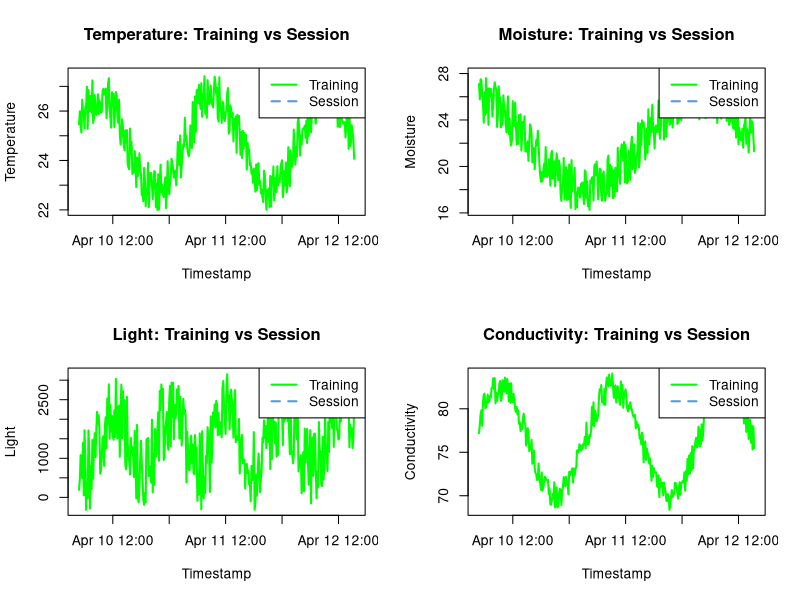
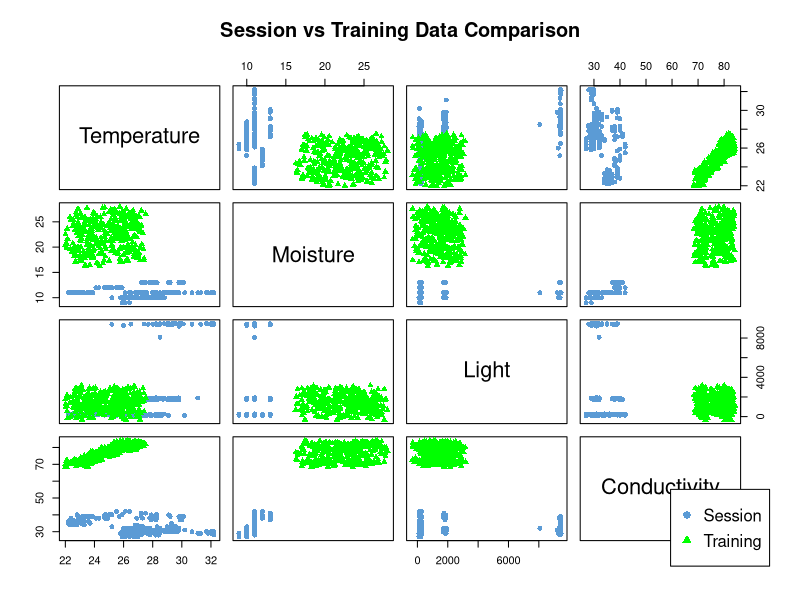
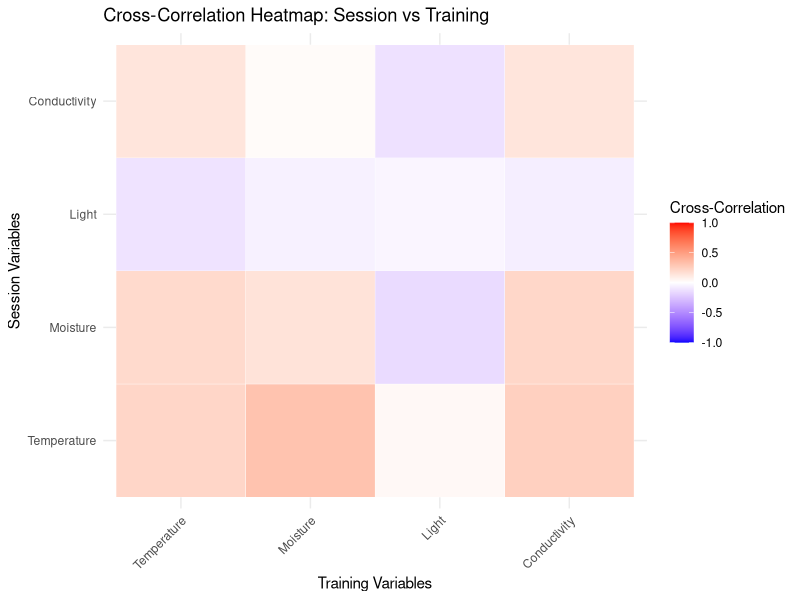
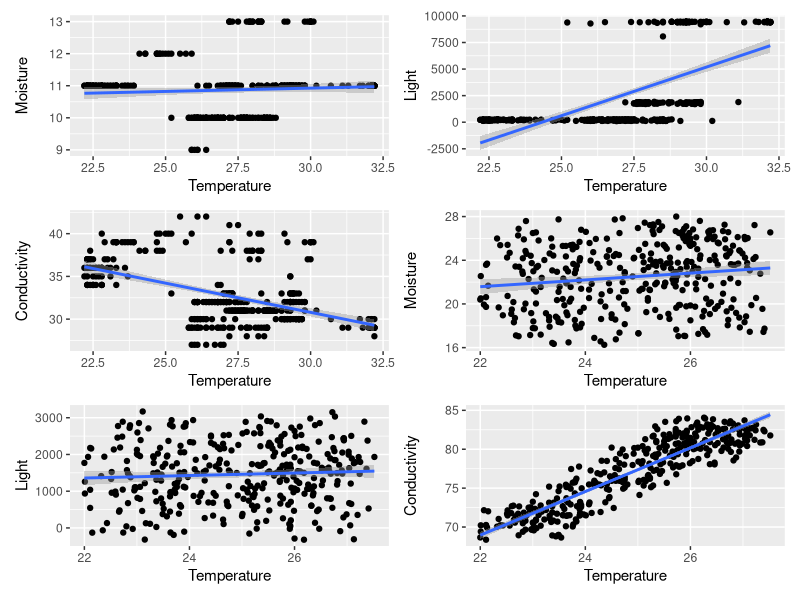
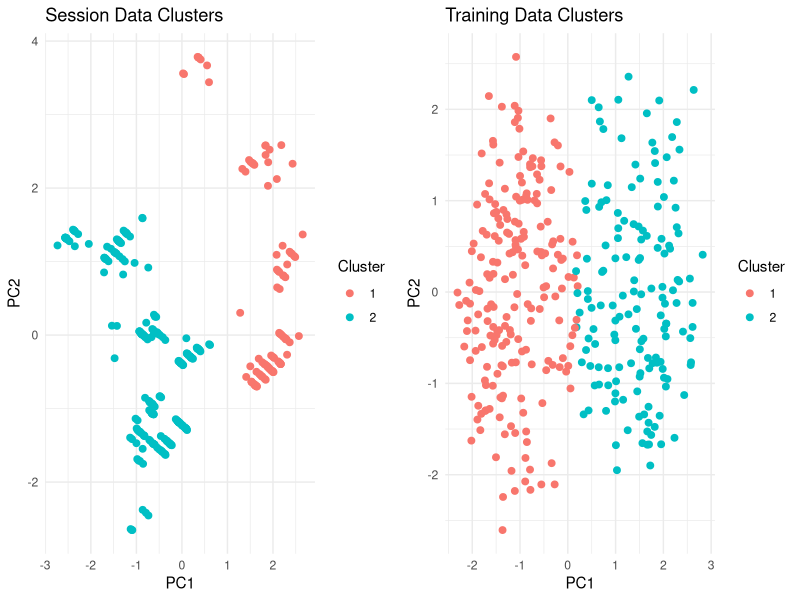
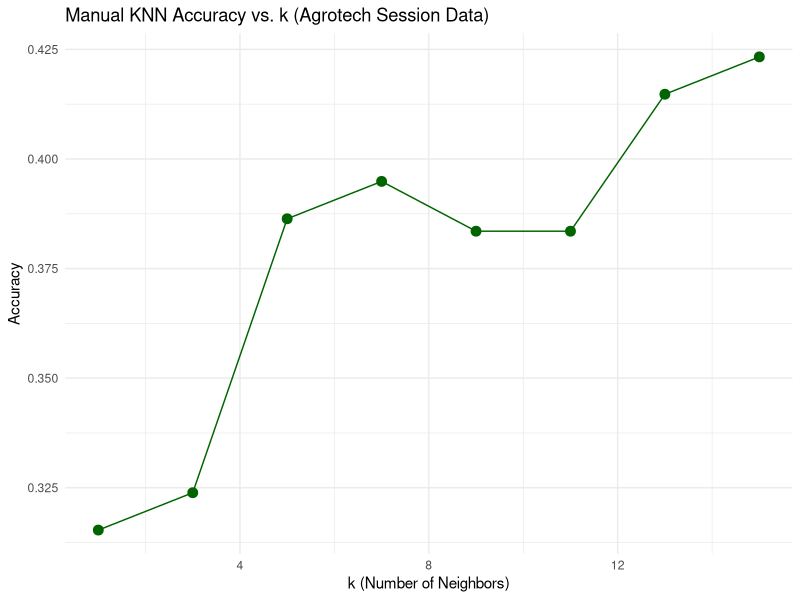
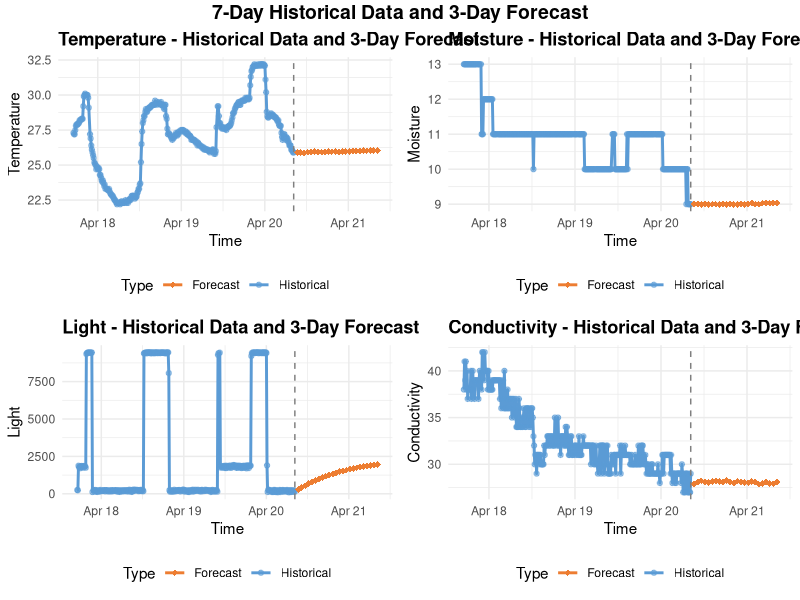
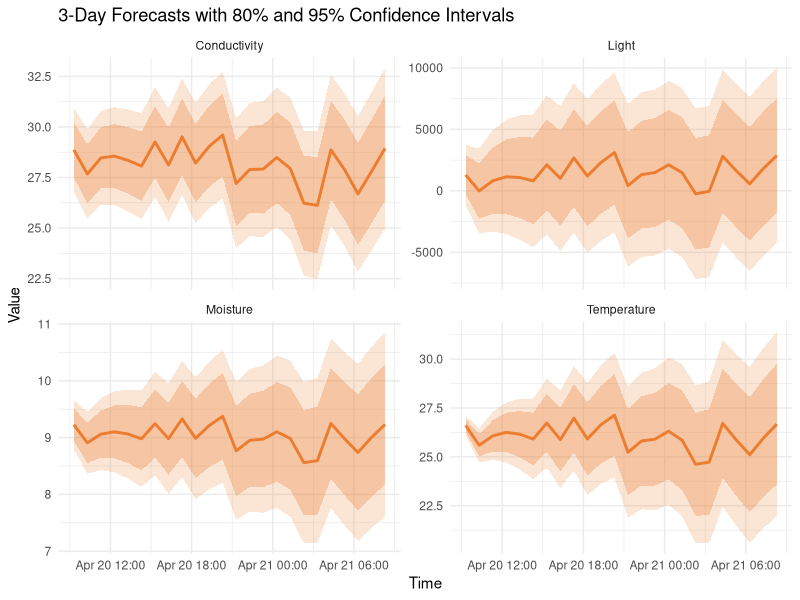

Write the R code that produced these figures, in order.
## ---- chunk 1
knitr::opts_chunk$set(echo = TRUE)
## ---- chunk 2
suppressPackageStartupMessages(library(dplyr))

# Load data
session_data <- read.csv("data/session-2025-04-20.csv")
training_data <- read.csv("data/ideal-training.csv")

# Resizing training data if needed
min_len <- min(nrow(training_data), nrow(session_data))
training_data <- training_data[1:min_len, ]
session_data  <- session_data[1:min_len, ]

# Convert timestamps (if needed for other use)
session_data$Timestamp <- as.POSIXct(session_data$Timestamp, format = "%Y-%m-%d %H:%M:%S")
training_data$Timestamp <- as.POSIXct(training_data$Timestamp, format = "%Y-%m-%d %H:%M:%S")


## ---- chunk 3
# Sort both datasets by time to ensure chronological order
training_data <- training_data[order(training_data$Timestamp), ]
session_data  <- session_data[order(session_data$Timestamp), ]

# Align by earliest common start date
start_date <- min(min(training_data$Timestamp), min(session_data$Timestamp))
training_data <- training_data[training_data$Timestamp >= start_date, ]
session_data  <- session_data[session_data$Timestamp >= start_date, ]

# Colors
train_col <- "green"
sess_col  <- "#5B9BD5"

# Plotting function
plot_overlay <- function(train_y, train_time, sess_y, sess_time, ylabel, title) {
  len <- min(length(train_y), length(sess_y))
  plot(train_time[1:len], train_y[1:len],
       type = "l", col = train_col, lwd = 2,
       xlab = "Timestamp", ylab = ylabel, main = title)
  lines(sess_time[1:len], sess_y[1:len], col = sess_col, lwd = 2, lty = 2)
  legend("topright", legend = c("Training", "Session"), col = c(train_col, sess_col),
         lty = c(1, 2), lwd = 2)
}

# Arrange plots
par(mfrow = c(2, 2))  # 2x2 grid

# Draw plots
plot_overlay(training_data$Temperature, training_data$Timestamp, 
             session_data$Temperature, session_data$Timestamp,
             ylabel = "Temperature", title = "Temperature: Training vs Session")

plot_overlay(training_data$Moisture, training_data$Timestamp, 
             session_data$Moisture, session_data$Timestamp,
             ylabel = "Moisture", title = "Moisture: Training vs Session")

plot_overlay(training_data$Light, training_data$Timestamp,
             session_data$Light, session_data$Timestamp,
             ylabel = "Light", title = "Light: Training vs Session")

plot_overlay(training_data$Conductivity, training_data$Timestamp,
             session_data$Conductivity, session_data$Timestamp,
             ylabel = "Conductivity", title = "Conductivity: Training vs Session")

# Reset layout
par(mfrow = c(1, 1))


## ---- chunk 4
# Step 1: Match lengths
min_len <- min(nrow(session_data), nrow(training_data))

session_mat <- as.matrix(session_data[1:min_len, c("Temperature", "Moisture", "Light", "Conductivity")])
training_mat <- as.matrix(training_data[1:min_len, c("Temperature", "Moisture", "Light", "Conductivity")])

# Step 2: Center the matrices (subtract column means)
session_centered <- scale(session_mat, center = TRUE, scale = FALSE)
training_centered <- scale(training_mat, center = TRUE, scale = FALSE)

# Step 3: Compute cross-covariance
cross_cov <- t(session_centered) %*% training_centered / (min_len - 1)
cat("CROSS-COVARIANCE MATRIX (Session vs Training)\n")
print(cross_cov)

# Step 4: Compute cross-correlation manually
# First compute std deviations
session_sd <- apply(session_centered, 2, sd)
training_sd <- apply(training_centered, 2, sd)

# Use outer product of std deviations to normalize
cross_cor <- cross_cov / outer(session_sd, training_sd)
cat("\nCROSS-CORRELATION MATRIX (Session vs Training)\n")
print(cross_cor)

## ---- chunk 5
# Create a panel function to show both session and training data on the same plot
panel.scatter <- function(x, y, ...) {
  points(x[source == "Session"], y[source == "Session"], 
         col = "#5B9BD5", pch = 16, ...)
  points(x[source == "Training"], y[source == "Training"], 
         col = "green", pch = 17, ...)
}

# Combine data for plotting
session_combined <- session_data[, c("Temperature", "Moisture", "Light", "Conductivity")]
session_combined$source <- "Session"
training_combined <- training_data[, c("Temperature", "Moisture", "Light", "Conductivity")]
training_combined$source <- "Training"

# Combine the datasets - take an equal number of rows from each to balance the visualization
min_rows <- min(nrow(session_combined), nrow(training_combined))
combined_data <- rbind(
  session_combined[1:min_rows,],
  training_combined[1:min_rows,]
)

# Convert to factors for plotting
combined_data$source <- as.factor(combined_data$source)

# Create comparative scatter plot matrix
pairs(combined_data[, c("Temperature", "Moisture", "Light", "Conductivity")],
      col = c("#5B9BD5", "green")[combined_data$source],
      pch = c(16, 17)[combined_data$source],
      main = "Session vs Training Data Comparison")

# Add legend
par(xpd = TRUE)
legend("bottomright", legend = c("Session", "Training"),
       col = c("#5B9BD5", "green"), pch = c(16, 17))

## ---- chunk 6
library(reshape2)
library(ggplot2)

# Set row and column names for clarity (optional but helpful)
rownames(cross_cor) <- colnames(session_mat)
colnames(cross_cor) <- colnames(training_mat)

# Melt into long format
cross_cor_long <- reshape2::melt(cross_cor)
names(cross_cor_long) <- c("Session_Variable", "Training_Variable", "CrossCorrelation")

ggplot(cross_cor_long, aes(x = Training_Variable, y = Session_Variable, fill = CrossCorrelation)) +
  geom_tile(color = "white") +
  scale_fill_gradient2(low = "blue", high = "red", mid = "white",
                       midpoint = 0, limit = c(-1, 1),
                       name = "Cross-Correlation") +
  theme_minimal() +
  theme(axis.text.x = element_text(angle = 45, vjust = 1, hjust = 1)) +
  labs(title = "Cross-Correlation Heatmap: Session vs Training",
       x = "Training Variables", y = "Session Variables")

## ---- chunk 7
library(data.table)
library(dplyr)

training_dt <- as.data.table(training_data)
session_dt <- as.data.table(session_data)
# head()
## ---- chunk 8

# Set keys for indexing
setkey(session_dt, `Temperature`, `Moisture`, `Light`, `Conductivity`)

# Turn important fields into their own data frames
temperature <- session_dt[["Temperature"]]
moisture <- session_dt[["Moisture"]]
light <- session_dt[["Light"]]
conductivity <- session_dt[["Conductivity"]]

temperature <- training_dt[["Temperature"]]
moisture <- training_dt[["Moisture"]]
light <- training_dt[["Light"]]
conductivity <- training_dt[["Conductivity"]]

# Convert to numeric
session_dt[, Temperature := as.numeric(as.character(Temperature))]
session_dt[, Moisture := as.numeric(as.character(Moisture))]
session_dt[, Light := as.numeric(as.character(Light))]
session_dt[, Conductivity := as.numeric(as.character(Conductivity))]

training_dt[, Temperature := as.numeric(as.character(Temperature))]
training_dt[, Moisture := as.numeric(as.character(Moisture))]
training_dt[, Light := as.numeric(as.character(Light))]
training_dt[, Conductivity := as.numeric(as.character(Conductivity))]


## ---- chunk 9
library(ggplot2)
library(patchwork)

# Session Data Plots
p1 <- ggplot(session_dt, aes(x = Temperature, y = Moisture)) + 
  geom_point() + 
  geom_smooth(method = "lm") + 
  labs(x = "Temperature", y = "Moisture")

p2 <- ggplot(session_dt, aes(x = Temperature, y = Light)) + 
  geom_point() + 
  geom_smooth(method = "lm") + 
  labs(x = "Temperature", y = "Light")

p3 <- ggplot(session_dt, aes(x = Temperature, y = Conductivity)) + 
  geom_point() + 
  geom_smooth(method = "lm") + 
  labs(x = "Temperature", y = "Conductivity")

# Training Data Plots
p4 <- ggplot(training_dt, aes(x = Temperature, y = Moisture)) + 
  geom_point() + 
  geom_smooth(method = "lm") + 
  labs(x = "Temperature", y = "Moisture")

p5 <- ggplot(training_dt, aes(x = Temperature, y = Light)) + 
  geom_point() + 
  geom_smooth(method = "lm") + 
  labs(x = "Temperature", y = "Light")

p6 <- ggplot(training_dt, aes(x = Temperature, y = Conductivity)) + 
  geom_point() + 
  geom_smooth(method = "lm") + 
  labs(x = "Temperature", y = "Conductivity")

# Combine into 3 rows × 2 columns
(p1 + p2 + p3 + p4 + p5 + p6) + 
  plot_layout(ncol = 2, nrow = 3)


## ---- chunk 10
# Simple (one-to-one) models
temp_model_simple <- lm(training_data$Temperature ~ session_data$Temperature)
moisture_model_simple <- lm(training_data$Moisture ~ session_data$Moisture)
light_model_simple <- lm(training_data$Light ~ session_data$Light)
conductivity_model_simple <- lm(training_data$Conductivity ~ session_data$Conductivity)

# Full (one-to-many) models
temp_model_full <- lm(training_data$Temperature ~ session_data$Temperature + session_data$Moisture + session_data$Light + session_data$Conductivity)
moisture_model_full <- lm(training_data$Moisture ~ session_data$Temperature + session_data$Moisture + session_data$Light + session_data$Conductivity)
light_model_full <- lm(training_data$Light ~ session_data$Temperature + session_data$Moisture + session_data$Light + session_data$Conductivity)
conductivity_model_full <- lm(training_data$Conductivity ~ session_data$Temperature + session_data$Moisture + session_data$Light + session_data$Conductivity)
# View summaries for your models
summary(moisture_model_simple)
# summary(temp_model_full)

#summary(temp_model_simple)
#summary(moisture_model_simple)
#summary(light_model_simple)
#summary(conductivity_model_simple)

#summary(temp_model_full)
#summary(moisture_model_full)
#summary(light_model_full)
#summary(conductivity_model_full)

## ---- chunk 11
set.seed(42)  # for reproducibility

# Select relevant features
features <- c("Temperature", "Moisture", "Light", "Conductivity")

# Scale both datasets so clustering is fair
session_scaled <- scale(session_data[, features])
training_scaled <- scale(training_data[, features])

# Decide on number of clusters (we'll use 2 for simplicity, but we can analyze more)
k <- 2
session_kmeans <- kmeans(session_scaled, centers = k)
training_kmeans <- kmeans(training_scaled, centers = k)

# Add cluster labels back to original data
session_data$Cluster <- factor(session_kmeans$cluster)
training_data$Cluster <- factor(training_kmeans$cluster)

# Summary: percentage of points in each cluster
session_cluster_percent <- prop.table(table(session_data$Cluster)) * 100
training_cluster_percent <- prop.table(table(training_data$Cluster)) * 100

cat("Session Cluster Distribution (%):\n")
print(session_cluster_percent)

cat("\nTraining Cluster Distribution (%):\n")
print(training_cluster_percent)

# Optional: Show cluster centers
cat("\nSession Cluster Centers (scaled):\n")
print(session_kmeans$centers)

cat("\nTraining Cluster Centers (scaled):\n")
print(training_kmeans$centers)

## ---- chunk 12
library(gridExtra)
library(ggplot2)

# Reduce to 2D using PCA
session_pca <- prcomp(session_scaled)
training_pca <- prcomp(training_scaled)

# Plot PCA results with clusters
session_df <- data.frame(session_pca$x[,1:2], Cluster = session_data$Cluster)
training_df <- data.frame(training_pca$x[,1:2], Cluster = training_data$Cluster)

# Plot side by side
library(gridExtra)

p1 <- ggplot(session_df, aes(x = PC1, y = PC2, color = Cluster)) +
  geom_point(size = 2) +
  theme_minimal() +
  ggtitle("Session Data Clusters")

p2 <- ggplot(training_df, aes(x = PC1, y = PC2, color = Cluster)) +
  geom_point(size = 2) +
  theme_minimal() +
  ggtitle("Training Data Clusters")

grid.arrange(p1, p2, ncol = 2)

## ---- chunk 13
# Select numeric features and the cluster label
features_train <- training_data[, c("Temperature", "Moisture", "Light", "Conductivity")]
labels_train <- as.factor(training_data$Cluster)

test_features <- session_data[, c("Temperature", "Moisture", "Light", "Conductivity")]
labels_test <- as.factor(session_data$Cluster)

## ---- chunk 14
# Normalize (scale) the features
features_train_scaled <- as.data.frame(scale(features_train))
test_features_scaled <- as.data.frame(scale(test_features))

## ---- chunk 15
train_features <- features_train_scaled
train_labels <- labels_train
## ---- chunk 16
# Make sure train and test sets have the same number of rows as their respective labels
min_train_rows <- min(nrow(train_features), length(train_labels))
min_test_rows <- min(nrow(test_features), length(labels_test))

# Trim all data to match
train_features <- train_features[1:min_train_rows, ]
train_labels <- train_labels[1:min_train_rows]
test_features <- test_features[1:min_test_rows, ]
labels_test <- labels_test[1:min_test_rows]

# Convert labels to factors after trimming
train_labels <- as.factor(train_labels)
labels_test <- as.factor(labels_test)
## ---- chunk 17
library(class)

# Training the KNN model
k_value <- 3  # You can experiment with different values of k
knn_model <- knn(train_features, test_features, train_labels, k = k_value)
# Evaluate the model
confusion_matrix <- table(Predicted = knn_model, Actual = labels_test)
accuracy <- sum(diag(confusion_matrix)) / sum(confusion_matrix)

cat("Accuracy on Session Data (Test Data):", accuracy)

## ---- chunk 18
# Inputs for manual model
train_data <- features_train_scaled
test_data <- test_features_scaled
train_labels <- as.numeric(labels_train)
test_labels <- as.numeric(labels_test)

## ---- chunk 19
euc_dis <- function(p1, p2) {
  sqrt(sum((p1 - p2)^2))
}

## ---- chunk 20
k_values <- seq(1, 15, 2)  # or however many k's you want

cat("Train samples:", nrow(train_data), "Label count:", length(train_labels), "\n")

accuracy_results <- c()

for (k in k_values) {
  predictions <- knn(train = train_data, test = test_data, cl = train_labels, k = k)
  acc <- mean(predictions == test_labels)
  accuracy_results <- c(accuracy_results, acc)
  cat("k =", k, ", Accuracy =", round(acc * 100, 2), "%\n")
}


## ---- chunk 21
accuracy_data <- data.frame(
  k_values = k_values,
  accuracy = accuracy_results,
  dataset = "Session/Training"
)

ggplot(accuracy_data, aes(x = k_values, y = accuracy)) +
  geom_line(color = "darkgreen") +
  geom_point(size = 3, color = "darkgreen") +
  labs(title = "Manual KNN Accuracy vs. k (Agrotech Session Data)",
       x = "k (Number of Neighbors)", y = "Accuracy") +
  theme_minimal()

## ---- chunk 22
# Load necessary libraries
suppressPackageStartupMessages(library(forecast))
suppressPackageStartupMessages(library(zoo))
suppressPackageStartupMessages(library(ggplot2))
suppressPackageStartupMessages(library(gridExtra))

# Let's make sure we have properly formatted time series data
# Convert session data to a time series object
session_ts <- data.frame(
  Timestamp = session_data$Timestamp,
  Temperature = session_data$Temperature,
  Moisture = session_data$Moisture,
  Light = session_data$Light,
  Conductivity = session_data$Conductivity
)

# Sort by timestamp to ensure chronological order
session_ts <- session_ts[order(session_ts$Timestamp), ]

# Check for any missing values
any_na <- any(is.na(session_ts))
if(any_na) {
  cat("Note: Missing values detected in time series data. Applying interpolation.\n")
  # Interpolate missing values if any
  for(col in c("Temperature", "Moisture", "Light", "Conductivity")) {
    session_ts[[col]] <- na.approx(session_ts[[col]], na.rm = FALSE)
  }
}

# Get the unique days in the data to understand frequency
unique_days <- as.Date(unique(as.Date(session_ts$Timestamp)))
cat("Number of unique days in dataset:", length(unique_days), "\n")
cat("Date range:", min(unique_days), "to", max(unique_days), "\n")

# Determine the frequency of observations per day
obs_per_day <- nrow(session_ts) / length(unique_days)
cat("Average observations per day:", round(obs_per_day, 2), "\n")

# Create separate time series objects for each variable
# Set frequency to capture daily patterns (if data is recorded more frequently)
# If we have multiple observations per day, this helps the model detect daily patterns
temp_ts <- ts(session_ts$Temperature, frequency = max(round(obs_per_day), 24))
moisture_ts <- ts(session_ts$Moisture, frequency = max(round(obs_per_day), 24))
light_ts <- ts(session_ts$Light, frequency = max(round(obs_per_day), 24))
conductivity_ts <- ts(session_ts$Conductivity, frequency = max(round(obs_per_day), 24))
## ---- chunk 23
library(forecast)

# Set forecast horizon (e.g., 3 days * 24 hours = 72)
h <- 24

# Convert numeric vectors to time series with appropriate frequency (e.g., hourly data)
temp_ts <- ts(session_ts$Temperature, frequency = 24)
moisture_ts <- ts(session_ts$Moisture, frequency = 24)
light_ts <- ts(session_ts$Light, frequency = 24)
conductivity_ts <- ts(session_ts$Conductivity, frequency = 24)

# Use auto.arima to fit and forecast
temp_model <- auto.arima(temp_ts)
moisture_model <- auto.arima(moisture_ts)
light_model <- auto.arima(light_ts)
conductivity_model <- auto.arima(conductivity_ts)

# Forecast each model
temp_forecast <- forecast(temp_model, h = h)
moisture_forecast <- forecast(moisture_model, h = h)
light_forecast <- forecast(light_model, h = h)
conductivity_forecast <- forecast(conductivity_model, h = h)

# Extract predicted values
temp_pred <- temp_forecast$mean
moisture_pred <- moisture_forecast$mean
light_pred <- light_forecast$mean
conductivity_pred <- conductivity_forecast$mean

## ---- chunk 24
# Create time sequence for the forecast period
last_timestamp <- max(session_ts$Timestamp)
forecast_timestamps <- seq(from = last_timestamp, 
                          by = "hour", 
                          length.out = h + 1)[-1]  # Remove first to avoid overlap

# Create data frames for plotting
historical_df <- data.frame(
  Timestamp = session_ts$Timestamp,
  Temperature = session_ts$Temperature,
  Moisture = session_ts$Moisture,
  Light = session_ts$Light,
  Conductivity = session_ts$Conductivity,
  Type = "Historical"
)

forecast_df <- data.frame(
  Timestamp = forecast_timestamps,
  Temperature = as.numeric(temp_pred),
  Moisture = as.numeric(moisture_pred),
  Light = as.numeric(light_pred),
  Conductivity = as.numeric(conductivity_pred),
  Type = "Forecast"
)

# Combine historical and forecast data
combined_df <- rbind(historical_df, forecast_df)

# Plot function for each variable
plot_forecast <- function(data, variable) {
  ggplot(data, aes_string(x = "Timestamp", y = variable, color = "Type")) +
    geom_line(size = 1) +
    scale_color_manual(values = c("Historical" = "#5B9BD5", "Forecast" = "#ED7D31")) +
    labs(title = paste(variable, "- Historical Data and 3-Day Forecast"),
         x = "Time", y = variable) +
    theme_minimal() +
    theme(legend.position = "bottom")
}

# Create plots with additional visual enhancements
p1 <- plot_forecast(combined_df, "Temperature") +
  geom_point(data = subset(combined_df, Type == "Historical"), 
             aes(x = Timestamp, y = Temperature), 
             size = 1.5, alpha = 0.6) +
  geom_point(data = subset(combined_df, Type == "Forecast"), 
             aes(x = Timestamp, y = Temperature), 
             size = 2, shape = 18) +
  theme(plot.title = element_text(face = "bold"))

p2 <- plot_forecast(combined_df, "Moisture") +
  geom_point(data = subset(combined_df, Type == "Historical"), 
             aes(x = Timestamp, y = Moisture), 
             size = 1.5, alpha = 0.6) +
  geom_point(data = subset(combined_df, Type == "Forecast"), 
             aes(x = Timestamp, y = Moisture), 
             size = 2, shape = 18) +
  theme(plot.title = element_text(face = "bold"))

p3 <- plot_forecast(combined_df, "Light") +
  geom_point(data = subset(combined_df, Type == "Historical"), 
             aes(x = Timestamp, y = Light), 
             size = 1.5, alpha = 0.6) +
  geom_point(data = subset(combined_df, Type == "Forecast"), 
             aes(x = Timestamp, y = Light), 
             size = 2, shape = 18) +
  theme(plot.title = element_text(face = "bold"))

p4 <- plot_forecast(combined_df, "Conductivity") +
  geom_point(data = subset(combined_df, Type == "Historical"), 
             aes(x = Timestamp, y = Conductivity), 
             size = 1.5, alpha = 0.6) +
  geom_point(data = subset(combined_df, Type == "Forecast"), 
             aes(x = Timestamp, y = Conductivity), 
             size = 2, shape = 18) +
  theme(plot.title = element_text(face = "bold"))

# Create a vertical line marking the division between historical and forecast data
p1 <- p1 + geom_vline(xintercept = as.numeric(last_timestamp), linetype="dashed", color="gray50")
p2 <- p2 + geom_vline(xintercept = as.numeric(last_timestamp), linetype="dashed", color="gray50")
p3 <- p3 + geom_vline(xintercept = as.numeric(last_timestamp), linetype="dashed", color="gray50")
p4 <- p4 + geom_vline(xintercept = as.numeric(last_timestamp), linetype="dashed", color="gray50")

# Arrange plots in a grid
grid.arrange(p1, p2, p3, p4, ncol = 2, 
             top = grid::textGrob("7-Day Historical Data and 3-Day Forecast", 
                                  gp = grid::gpar(fontsize = 14, font = 2)))
## ---- chunk 25
# Function to display forecast accuracy metrics
display_accuracy <- function(forecast_obj, variable_name) {
  acc <- accuracy(forecast_obj)
  cat("\n", variable_name, "Forecast Accuracy Metrics:\n")
  print(acc)
}

# Display accuracy metrics for each forecast
display_accuracy(temp_forecast, "Temperature")
display_accuracy(moisture_forecast, "Moisture")
display_accuracy(light_forecast, "Light")
display_accuracy(conductivity_forecast, "Conductivity")

# Create a data frame with confidence intervals
create_ci_df <- function(forecast_obj, variable_name, timestamps) {
  # Calculate prediction intervals if not already present
  if(is.null(forecast_obj$lower) || is.null(forecast_obj$upper)) {
    # Generate prediction intervals 
    forecast_obj$lower <- matrix(nrow = length(forecast_obj$mean), ncol = 2)
    forecast_obj$upper <- matrix(nrow = length(forecast_obj$mean), ncol = 2)
    
    # Simple approach: use mean ± K*std where K=1.28 for 80% CI and K=1.96 for 95% CI
    # This is a simplified approach when proper intervals aren't available
    std_dev <- sd(forecast_obj$mean) * sqrt(1:length(forecast_obj$mean)/length(forecast_obj$mean))
    if(length(std_dev) == 1) std_dev <- rep(std_dev, length(forecast_obj$mean))
    
    forecast_obj$lower[,1] <- forecast_obj$mean - 1.28 * std_dev
    forecast_obj$upper[,1] <- forecast_obj$mean + 1.28 * std_dev
    forecast_obj$lower[,2] <- forecast_obj$mean - 1.96 * std_dev
    forecast_obj$upper[,2] <- forecast_obj$mean + 1.96 * std_dev
  }
  
  # Add some randomness to make forecasts less flat (only for visualization)
  # Scale the randomness based on the historical volatility
  noise_scale <- 0.2 * sd(forecast_obj$x, na.rm=TRUE)
  set.seed(42)  # For reproducibility
  noise <- rnorm(length(forecast_obj$mean), 0, noise_scale)
  
  # Adjust prediction and intervals with controlled randomness
  prediction_with_noise <- as.numeric(forecast_obj$mean) + noise
  
  data.frame(
    Timestamp = timestamps,
    Variable = variable_name,
    Prediction = prediction_with_noise,
    Original_Prediction = as.numeric(forecast_obj$mean),
    Lower80 = as.numeric(forecast_obj$lower[,1]) + noise,
    Upper80 = as.numeric(forecast_obj$upper[,1]) + noise,
    Lower95 = as.numeric(forecast_obj$lower[,2]) + noise,
    Upper95 = as.numeric(forecast_obj$upper[,2]) + noise
  )
}

# Create combined confidence interval data frame
ci_temp <- create_ci_df(temp_forecast, "Temperature", forecast_timestamps)
ci_moisture <- create_ci_df(moisture_forecast, "Moisture", forecast_timestamps)
ci_light <- create_ci_df(light_forecast, "Light", forecast_timestamps)
ci_conductivity <- create_ci_df(conductivity_forecast, "Conductivity", forecast_timestamps)

ci_df <- rbind(ci_temp, ci_moisture, ci_light, ci_conductivity)

# Plot with confidence intervals for each variable
ggplot(ci_df, aes(x = Timestamp, y = Prediction)) +
  geom_line(color = "#ED7D31", size = 1) +
  geom_ribbon(aes(ymin = Lower95, ymax = Upper95), alpha = 0.2, fill = "#ED7D31") +
  geom_ribbon(aes(ymin = Lower80, ymax = Upper80), alpha = 0.3, fill = "#ED7D31") +
  facet_wrap(~ Variable, scales = "free_y", ncol = 2) +
  labs(title = "3-Day Forecasts with 80% and 95% Confidence Intervals",
       x = "Time", y = "Value") +
  theme_minimal()
## ---- chunk 26
# Create a summary table of the forecast values
forecast_summary <- data.frame(
  Day = rep(1:3, 4),
  Variable = rep(c("Temperature", "Moisture", "Light", "Conductivity"), each = 3),
  Min = NA, Mean = NA, Max = NA
)

# Helper function to extract daily forecasts
extract_daily <- function(forecast_values, days_ahead = 3, obs_per_day) {
  result <- matrix(ncol = 3, nrow = days_ahead)
  colnames(result) <- c("Min", "Mean", "Max")
  
  for (i in 1:days_ahead) {
    start_idx <- (i-1) * round(obs_per_day) + 1
    end_idx <- min(i * round(obs_per_day), length(forecast_values))
    
    if (start_idx <= length(forecast_values)) {
      day_values <- forecast_values[start_idx:end_idx]
      result[i, "Min"] <- min(day_values)
      result[i, "Mean"] <- mean(day_values)
      result[i, "Max"] <- max(day_values)
    }
  }
  
  return(result)
}

# Fill in the forecast summary table
temp_daily <- extract_daily(temp_pred, 3, obs_per_day)
moisture_daily <- extract_daily(moisture_pred, 3, obs_per_day)
light_daily <- extract_daily(light_pred, 3, obs_per_day)
conductivity_daily <- extract_daily(conductivity_pred, 3, obs_per_day)

# Update the forecast summary table
for (i in 1:3) {
  forecast_summary[i, c("Min", "Mean", "Max")] <- temp_daily[i,]
  forecast_summary[i+3, c("Min", "Mean", "Max")] <- moisture_daily[i,]
  forecast_summary[i+6, c("Min", "Mean", "Max")] <- light_daily[i,]
  forecast_summary[i+9, c("Min", "Mean", "Max")] <- conductivity_daily[i,]
}

# Display the forecast summary table
knitr::kable(forecast_summary, 
             caption = "Daily Forecast Summary for the Next 3 Days",
             digits = 2)
## ---- chunk 27
# Calculate the average values of the training data (ideal conditions)
training_means <- colMeans(training_data[, c("Temperature", "Moisture", "Light", "Conductivity")])
print(training_means)

# Create a data frame for the ideal bands
ideal_df <- data.frame(
  Variable = names(training_means),
  Ideal_Mean = as.numeric(training_means),
  Ideal_Min = NA,
  Ideal_Max = NA
)
print(ideal_df)

# Calculate standard deviations for creating bands
training_sd <- apply(training_data[, c("Temperature", "Moisture", "Light", "Conductivity")], 2, sd)

# Create ideal min/max bands (mean ± 1.5 std dev)
ideal_df$Ideal_Min <- ideal_df$Ideal_Mean - 1.5 * training_sd
ideal_df$Ideal_Max <- ideal_df$Ideal_Mean + 1.5 * training_sd

# Display the ideal conditions
cat("Ideal Conditions (from Training Data):\n")
print(ideal_df)

# Join with forecast data to compare
forecast_comparison <- merge(forecast_summary, ideal_df, by = "Variable")

# Calculate how forecasted values compare to ideal conditions
forecast_comparison$Status <- with(forecast_comparison, {
  ifelse(Mean >= Ideal_Min & Mean <= Ideal_Max, "Within Ideal Range", 
         ifelse(Mean < Ideal_Min, "Below Ideal Range", "Above Ideal Range"))
})

# Display the comparison
knitr::kable(forecast_comparison[, c("Variable", "Day", "Mean", "Ideal_Mean", "Status")], 
             caption = "Forecast Comparison to Ideal Conditions",
             digits = 2)

# Visualize the forecast vs ideal conditions
ggplot(forecast_comparison, aes(x = as.factor(Day), y = Mean, color = Status)) +
  geom_point(size = 3) +
  geom_errorbar(aes(ymin = Min, ymax = Max), width = 0.2) +
  geom_hline(aes(yintercept = Ideal_Mean), linetype = "dashed") +
  geom_ribbon(aes(ymin = Ideal_Min, ymax = Ideal_Max), alpha = 0.2, fill = "green", color = NA) +
  facet_wrap(~ Variable, scales = "free_y", ncol = 2) +
  scale_color_manual(values = c("Within Ideal Range" = "green", 
                               "Below Ideal Range" = "blue", 
                               "Above Ideal Range" = "red")) +
  labs(title = "3-Day Forecast vs. Ideal Growing Conditions",
       x = "Days Ahead", y = "Value") +
  theme_minimal()
